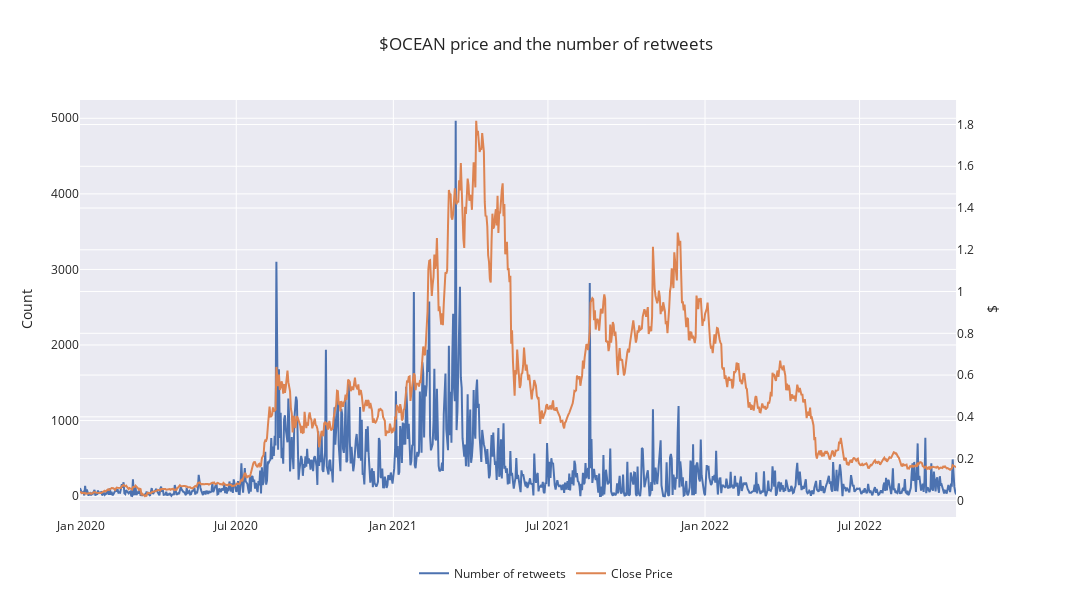

Notebook code cell kept with this figure:
### Code cell
fig = go.Figure()
fig = make_subplots(specs=[[{"secondary_y": True}]])

fig.add_trace(go.Scatter(name="Number of retweets", x=df_merge["date"], y=df_merge["retweets_count"]), secondary_y=False)
fig.add_trace(go.Scatter(name="Close Price", x=df_merge["date"], y=df_merge["Close"]), secondary_y=True)

fig.update_yaxes(title_text='Count', secondary_y=False)
fig.update_yaxes(title_text='$', secondary_y=True)
fig.update_layout(legend = dict(orientation = 'h', xanchor = "center", x = 0.5, y= -0.1))
fig.update_layout(title={'text':"$OCEAN price and the number of retweets"})
fig.update_layout(width=1200, height=600)
fig.show()

### Figure 1 — Plotly figure (JSON) as saved in the notebook; plotly's stock layout.template omitted (floating-point values rounded to 4 significant figures; data arrays with more than 128 entries replaced by an {"elided": "..."} marker saying what was removed)
{"data": [{"name": "Number of retweets", "type": "scatter", "x": {"elided": "1027 str values"}, "xaxis": "x", "y": {"elided": "1027 int values"}, "yaxis": "y"}, {"name": "Close Price", "type": "scatter", "x": {"elided": "1027 str values"}, "xaxis": "x", "y": {"elided": "1027 float values"}, "yaxis": "y2"}], "layout": {"height": 600, "legend": {"orientation": "h", "x": 0.5, "xanchor": "center", "y": -0.1}, "title": {"text": "$OCEAN price and the number of retweets"}, "width": 1200, "xaxis": {"anchor": "y", "domain": [0, 0.94]}, "yaxis": {"anchor": "x", "domain": [0, 1], "title": {"text": "Count"}}, "yaxis2": {"anchor": "x", "overlaying": "y", "side": "right", "title": {"text": "$"}}}}
